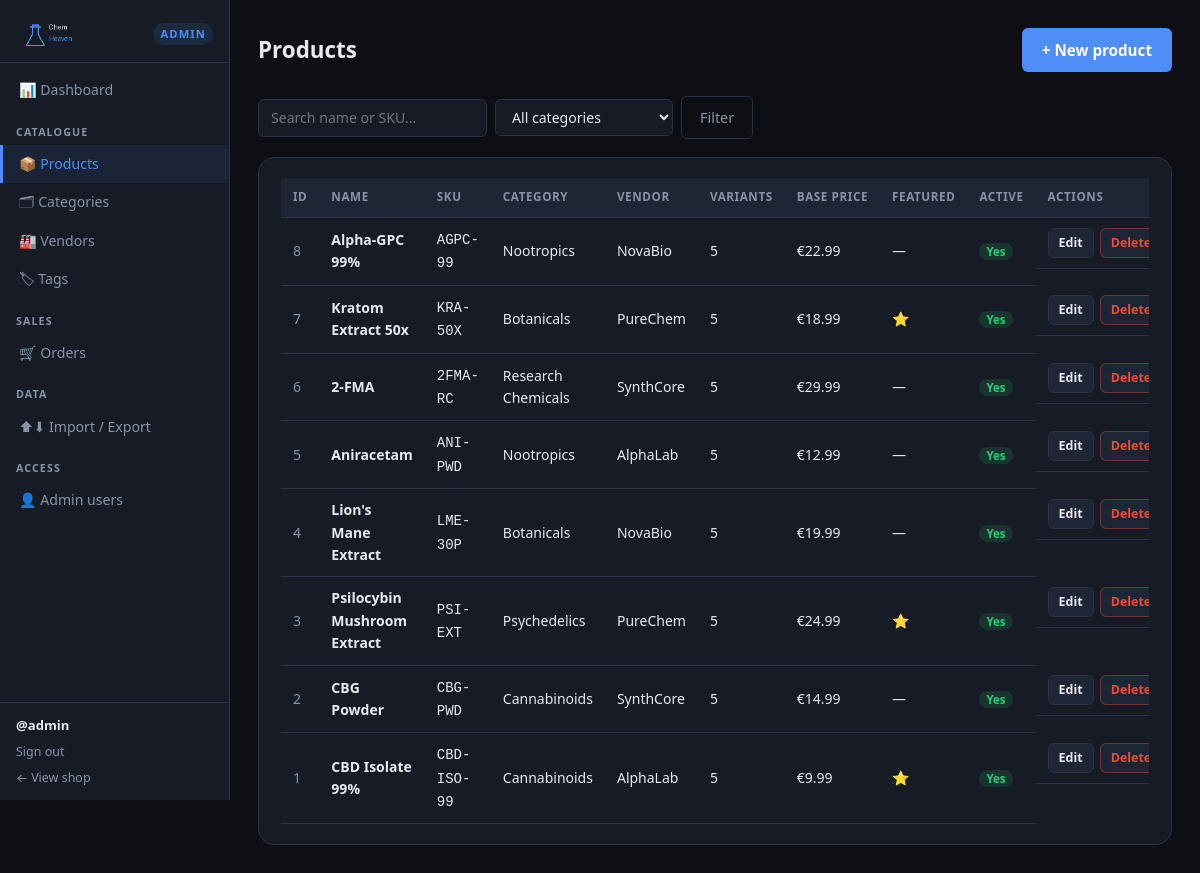
Page /admin/products.php (signed in) on the committed database.
### tables this page shows
CREATE TABLE IF NOT EXISTS products (
    id          INT UNSIGNED  AUTO_INCREMENT PRIMARY KEY,
    uuid        CHAR(36)      NOT NULL UNIQUE,
    name        VARCHAR(200)  NOT NULL,
    slug        VARCHAR(200)  NOT NULL UNIQUE,
    description TEXT,
    image_url   VARCHAR(500)  DEFAULT 'https://i.ibb.co/KpDhj0rZ/IMG-2197.jpg',
    sku         VARCHAR(100),
    featured    TINYINT(1)    NOT NULL DEFAULT 0,
    category_id INT UNSIGNED  NOT NULL,
    vendor_id   INT UNSIGNED  NOT NULL,
    base_price  DECIMAL(10,2) NOT NULL,
    active      TINYINT(1)    NOT NULL DEFAULT 1,
    created_at  TIMESTAMP     DEFAULT CURRENT_TIMESTAMP,
    updated_at  TIMESTAMP     DEFAULT CURRENT_TIMESTAMP ON UPDATE CURRENT_TIMESTAMP,
    FOREIGN KEY (category_id) REFERENCES categories(id),
    FOREIGN KEY (vendor_id)   REFERENCES vendors(id)
);

CREATE TABLE IF NOT EXISTS categories (
    id          INT UNSIGNED AUTO_INCREMENT PRIMARY KEY,
    uuid        CHAR(36)     NOT NULL UNIQUE,
    name        VARCHAR(100) NOT NULL,
    slug        VARCHAR(100) NOT NULL UNIQUE,
    description TEXT,
    image_url   VARCHAR(500),
    sort_order  INT          NOT NULL DEFAULT 0,
    is_active   TINYINT(1)   NOT NULL DEFAULT 1,
    created_at  TIMESTAMP    DEFAULT CURRENT_TIMESTAMP
);

CREATE TABLE IF NOT EXISTS vendors (
    id         INT UNSIGNED AUTO_INCREMENT PRIMARY KEY,
    name       VARCHAR(150) NOT NULL,
    location   VARCHAR(150) NOT NULL,
    created_at TIMESTAMP    DEFAULT CURRENT_TIMESTAMP
);

### includes/functions.php (called while the page is built, shortened)
<?php
function h(mixed $value): string
{
    return htmlspecialchars((string) $value, ENT_QUOTES | ENT_SUBSTITUTE, 'UTF-8');
}
function format_price(float $amount, string $currency = '€'): string
{
    return $currency . number_format($amount, 2, '.', ',');
}

### includes/admin-auth.php (called while the page is built, shortened)
<?php
require_once __DIR__ . '/../includes/functions.php';
function admin_current(): array
{
    return $_SESSION[ADMIN_SESSION_KEY] ?? [];
}

### public/admin/products.php (the view, shortened to what this page needs)
<?php
require_once __DIR__ . '/../../includes/functions.php';
require_once __DIR__ . '/../../includes/admin-auth.php';
$db = db();
$search = mb_substr(trim(strip_tags($_GET['q'] ?? '')), 0, 100);
$where  = [];
$params = [];
$whereSQL = $where ? 'WHERE ' . implode(' AND ', $where) : '';
$products = $db->prepare(
    "SELECT p.id, p.uuid, p.name, p.slug, p.sku, p.featured, p.active,
            p.base_price, c.name AS cat_name, v.name AS vendor_name,
            (SELECT COUNT(*) FROM product_variants pv WHERE pv.product_id = p.id) AS variant_count
     FROM products p
     JOIN categories c ON c.id = p.category_id
     JOIN vendors v    ON v.id = p.vendor_id
     $whereSQL
     ORDER BY p.id DESC"
);
$products->execute($params);
$products = $products->fetchAll();
$adminActiveNav = 'products';
require __DIR__ . '/../../includes/admin-header.php';
?>
<div class="admin-page-header">
    <h1>Products</h1>
    <a href="/admin/product-edit.php" class="btn-primary">+ New product</a>
</div>
<form class="admin-filter-bar" method="get" action="/admin/products.php">
    <input type="search" name="q" value="<?= h($search) ?>" placeholder="Search name or SKU…" maxlength="100">
    <select name="cat">
        <option value="">All categories</option>
    </select>
    <button type="submit" class="btn-secondary">Filter</button>
</form>
<div class="admin-card">
    <div class="table-wrap">
        <table class="admin-table">
            <thead>
                <tr>
                    <th>ID</th>
                    <th>Name</th>
                    <th>SKU</th>
                    <th>Category</th>
                    <th>Vendor</th>
                    <th>Variants</th>
                    <th>Base price</th>
                    <th>Featured</th>
                    <th>Active</th>
                    <th>Actions</th>
                </tr>
            </thead>
            <tbody>
            <?php foreach ($products as $p): ?>
                <tr>
                    <td class="text-muted"><?= $p['id'] ?></td>
                    <td><strong><?= h($p['name']) ?></strong></td>
                    <td><code><?= h($p['sku'] ?: '—') ?></code></td>
                    <td><?= h($p['cat_name']) ?></td>
                    <td><?= h($p['vendor_name']) ?></td>
                    <td><?= $p['variant_count'] ?></td>
                    <td><?= format_price((float)$p['base_price']) ?></td>
                    <td><?= $p['featured'] ? '⭐' : '—' ?></td>
                    <td><?= $p['active'] ? '<span class="badge-active">Yes</span>' : '<span class="badge-inactive">No</span>' ?></td>
                    <td class="actions-cell">
                        <a href="/admin/product-edit.php?id=<?= $p['id'] ?>" class="btn-sm">Edit</a>
                        <form method="post" action="/admin/product-delete.php" style="display:inline">
                            <button type="submit" class="btn-sm btn-danger"
                                onclick="return confirm('Delete product \'<?= h(addslashes($p['name'])) ?>\'?')">Delete</button>
                        </form>
                    </td>
                </tr>
            <?php endforeach; ?>
            </tbody>
        </table>
    </div>
</div>
<?php require __DIR__ . '/../../includes/admin-footer.php'; ?>

### includes/admin-header.php (shortened to what this page needs)
<?php
$adminActiveNav  = $adminActiveNav ?? '';
$adminUser       = admin_current();
?>
<!DOCTYPE html>
<html lang="en">
<head>
    <link rel="stylesheet" href="/assets/style.css">
    <link rel="stylesheet" href="/assets/admin.css">
</head>
<body class="admin-body">
<div class="admin-layout">
<nav class="admin-sidebar" aria-label="Admin navigation">
    <div class="admin-sidebar-header">
        <a href="/admin/" class="admin-logo-link">
            <img src="/assets/logo.png" alt="<?= h(APP_NAME) ?>" class="admin-logo">
        </a>
        <span class="admin-label">Admin</span>
    </div>
    <ul class="admin-nav">
        <li><a href="/admin/" class="admin-nav-link<?= $adminActiveNav === 'dashboard' ? ' active' : '' ?>">📊 Dashboard</a></li>
        <li class="admin-nav-section">Catalogue</li>
        <li><a href="/admin/products.php" class="admin-nav-link<?= $adminActiveNav === 'products' ? ' active' : '' ?>">📦 Products</a></li>
        <li><a href="/admin/categories.php" class="admin-nav-link<?= $adminActiveNav === 'categories' ? ' active' : '' ?>">🗂 Categories</a></li>
        <li><a href="/admin/vendors.php" class="admin-nav-link<?= $adminActiveNav === 'vendors' ? ' active' : '' ?>">🏭 Vendors</a></li>
        <li><a href="/admin/tags.php" class="admin-nav-link<?= $adminActiveNav === 'tags' ? ' active' : '' ?>">🏷 Tags</a></li>
        <li class="admin-nav-section">Sales</li>
        <li><a href="/admin/orders.php" class="admin-nav-link<?= $adminActiveNav === 'orders' ? ' active' : '' ?>">🛒 Orders</a></li>
        <li class="admin-nav-section">Data</li>
        <li><a href="/admin/import-export.php" class="admin-nav-link<?= $adminActiveNav === 'import-export' ? ' active' : '' ?>">⬆⬇ Import / Export</a></li>
        <li class="admin-nav-section">Access</li>
        <li><a href="/admin/users.php" class="admin-nav-link<?= $adminActiveNav === 'users' ? ' active' : '' ?>">👤 Admin users</a></li>
    </ul>
    <div class="admin-sidebar-footer">
        <span class="admin-username">@<?= h($adminUser['username'] ?? '') ?></span>
        <a href="/admin/logout.php" class="admin-logout-link">Sign out</a>
        <a href="/" target="_blank" class="admin-shop-link">← View shop</a>
    </div>
</nav>
<div class="admin-content">

### includes/admin-footer.php
</div>
</div>
</body>
</html>

### public/assets/style.css (style rules this page uses)
:root { --color-bg: #0d0f14; --color-surface: #161b25; --color-surface-2: #1e2535; --color-border: #2a3148; --color-accent: #4f8ef7; --color-accent-h: #3a72d8; --color-success: #2ecc71; --color-danger: #e74c3c; --color-warning: #f39c12; --color-text: #e8eaf0; --color-text-muted: #8893a8; --color-badge: #f59e0b; --radius-sm: 6px; --radius-md: 10px; --radius-lg: 16px; --font-sans: system-ui, -apple-system, "Segoe UI", Roboto, Helvetica, Arial, sans-serif; --font-mono: ui-monospace, "Cascadia Code", "Fira Mono", monospace; --shadow-card: 0 4px 24px rgba(0,0,0,.45); --transition: 0.18s ease; }
*, *::before, *::after { box-sizing: border-box; margin: 0; padding: 0; }
html { font-size: 16px; scroll-behavior: smooth; }
body { font-family: var(--font-sans); background: var(--color-bg); color: var(--color-text); line-height: 1.6; min-height: 100vh; display: flex; flex-direction: column; }
a { color: var(--color-accent); text-decoration: none; }
img { display: block; max-width: 100%; height: auto; }
button, input, select, textarea { font: inherit; color: inherit; }
.btn-primary { display: inline-flex; align-items: center; gap: 6px; background: var(--color-accent); color: #fff; border: none; border-radius: var(--radius-sm); padding: 10px 20px; font-size: .95rem; font-weight: 600; cursor: pointer; transition: background var(--transition); text-decoration: none; }
.btn-secondary { display: inline-flex; align-items: center; gap: 6px; background: transparent; color: var(--color-text-muted); border: 1px solid var(--color-border); border-radius: var(--radius-sm); padding: 9px 18px; font-size: .9rem; cursor: pointer; transition: border-color var(--transition), color var(--transition); }

### rows in the picture
products: id "8", name "Alpha-GPC 99%", sku "AGPC-99", category.name "Nootropics", vendor.name "NovaBio", variant_count "5", base_price "€22.99", active "Yes"
products: id "7", name "Kratom Extract 50x", sku "KRA-50X", category.name "Botanicals", vendor.name "PureChem", variant_count "5", base_price "€18.99", active "Yes"
products: id "6", name "2-FMA", sku "2FMA-RC", category.name "Research Chemicals", vendor.name "SynthCore", variant_count "5", base_price "€29.99", active "Yes"
products: id "5", name "Aniracetam", sku "ANI-PWD", category.name "Nootropics", vendor.name "AlphaLab", variant_count "5", base_price "€12.99", active "Yes"
products: id "4", name "Lion's Mane Extract", sku "LME-30P", category.name "Botanicals", vendor.name "NovaBio", variant_count "5", base_price "€19.99", active "Yes"
products: id "3", name "Psilocybin Mushroom Extract", sku "PSI-EXT", category.name "Psychedelics", vendor.name "PureChem", variant_count "5", base_price "€24.99", active "Yes"
products: id "2", name "CBG Powder", sku "CBG-PWD", category.name "Cannabinoids", vendor.name "SynthCore", variant_count "5", base_price "€14.99", active "Yes"
products: id "1", name "CBD Isolate 99%", sku "CBD-ISO-99", category.name "Cannabinoids", vendor.name "AlphaLab", variant_count "5", base_price "€9.99", active "Yes"

### other values in the picture
$adminUser['username'] "admin"
